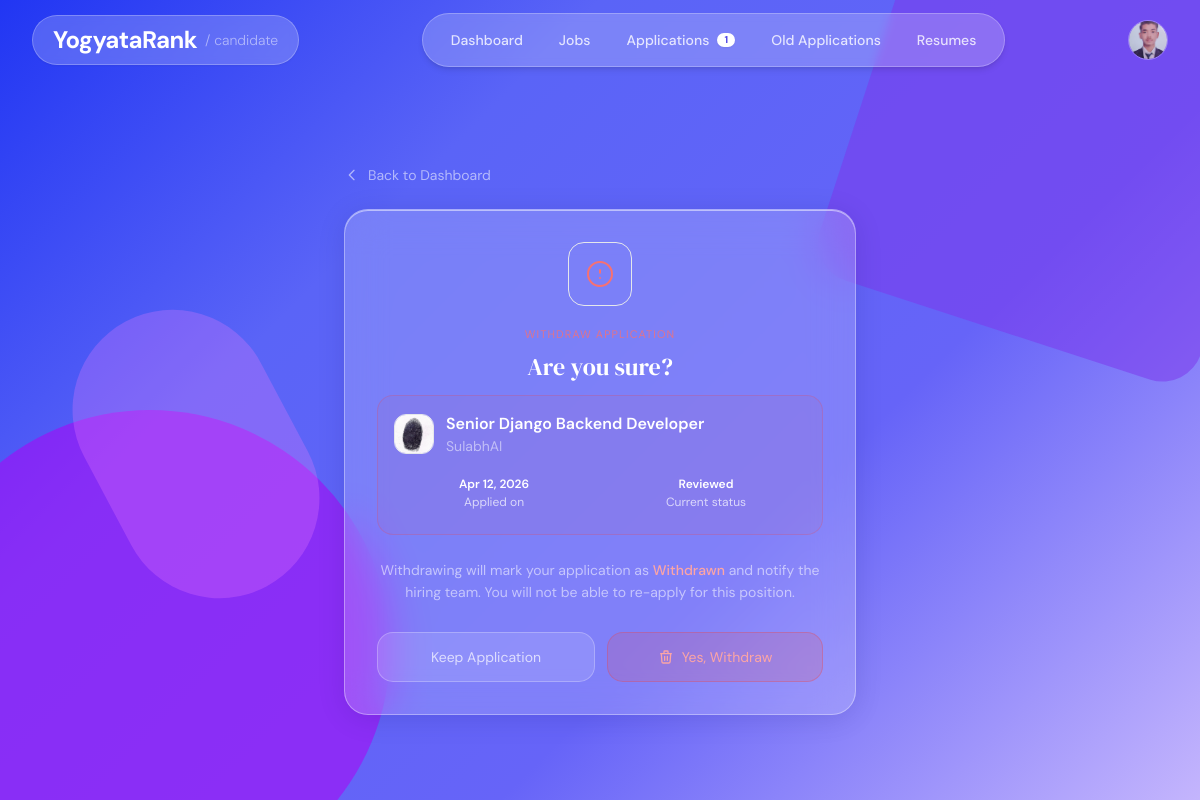
Before: /applications/withdraw/2/ (signed in) with the older database file.
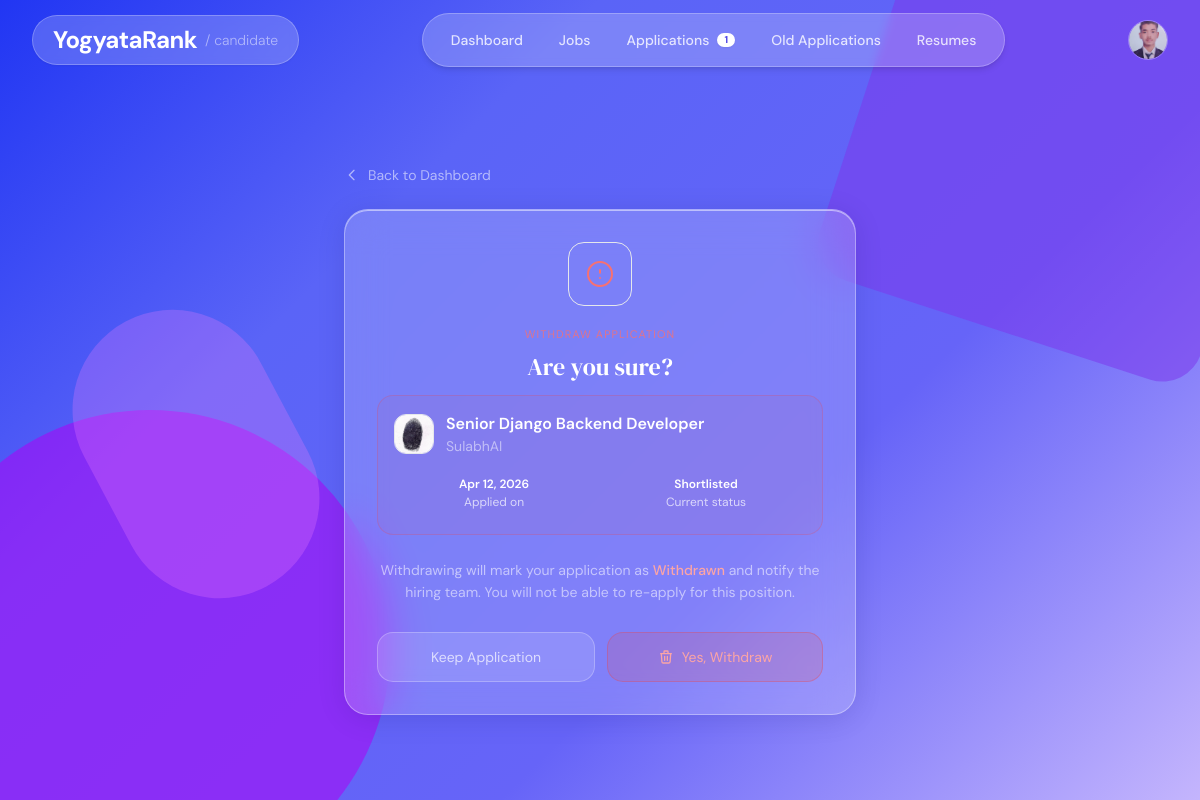
After: the same page with the newer database file.
### applications/models.py (models this page shows, shortened)
class Application(models.Model):
    class Status(models.TextChoices):
        PENDING     = "pending",     "Pending Review"
        REVIEWED    = "reviewed",    "Reviewed"
        SHORTLISTED = "shortlisted", "Shortlisted"
        REJECTED    = "rejected",    "Rejected"
        HIRED       = "hired",       "Hired"
        WITHDRAWN   = "withdrawn",   "Withdrawn"   # ← was missing, caused 3 view crashes
    candidate    = models.ForeignKey(
                     'accounts.CandidateProfile',
                     on_delete=models.CASCADE,
                     related_name="applications",
                   )
    job          = models.ForeignKey(
                     'jobs.Job',
                     on_delete=models.CASCADE,
                     related_name="applications",
                   )
    resume       = models.ForeignKey(
                     Resume,
                     on_delete=models.SET_NULL,
                     null=True,
                     related_name="applications",
                   )
    match_score   = models.FloatField(default=0)
    status        = models.CharField(
                      max_length=20,
                      choices=Status.choices,
                      default=Status.PENDING,
                    )
    company_note  = models.TextField(blank=True)
    score_notes   = models.TextField(blank=True)
    status_note   = models.TextField(blank=True, help_text="Internal note visible to company only")
    applied_at    = models.DateTimeField(auto_now_add=True)
    updated_at    = models.DateTimeField(auto_now=True)
    class Meta:
        constraints = [
            models.UniqueConstraint(fields=["candidate", "job"], name="unique_application")
        ]
        ordering = ["-match_score", "-applied_at"]

### jobs/models.py (models this page shows, shortened)
class Job(models.Model):
    class JobType(models.TextChoices):
        FULL_TIME  = "full_time",  "Full-time"
        PART_TIME  = "part_time",  "Part-time"
        CONTRACT   = "contract",   "Contract"
        INTERNSHIP = "internship", "Internship"
        REMOTE     = "remote",     "Remote"
        HYBRID     = "hybrid",     "Hybrid"
    class Status(models.TextChoices):
        OPEN   = "open",   "Open"
        CLOSED = "closed", "Closed"
        DRAFT  = "draft",  "Draft"
    class QualificationLevel(models.TextChoices):
        ANY      = "",         "Any / Not specified"
        DIPLOMA  = "diploma",  "Diploma"
        BACHELOR = "bachelor", "Bachelor's Degree"
        MASTER   = "master",   "Master's Degree"
        PHD      = "phd",      "PhD / Doctorate"
    company          = models.ForeignKey(
                         CompanyProfile,
                         on_delete=models.CASCADE,
                         related_name="jobs"
                       )
    title            = models.CharField(max_length=255)
    description      = models.TextField()
    requirements     = models.TextField(blank=True, help_text="Detailed role requirements")
    responsibilities = models.TextField(blank=True, help_text="Key responsibilities")
    experience_required    = models.IntegerField(
                               default=0,
                               help_text="Minimum years of experience required"
                             )
    qualification_required = models.CharField(
                               max_length=20,
                               choices=QualificationLevel.choices,
                               default=QualificationLevel.ANY,
                               blank=True,
                               help_text="Minimum qualification level required"
                             )
    open_positions   = models.PositiveIntegerField(
                         default=1,
                         help_text="Number of open positions for this role"
                       )
    skills           = models.ManyToManyField(Skill, blank=True)
    location         = models.CharField(max_length=255, blank=True)
    job_type         = models.CharField(
                         max_length=20,
                         choices=JobType.choices,
                         default=JobType.FULL_TIME
                       )
    salary_min       = models.PositiveIntegerField(null=True, blank=True)
    salary_max       = models.PositiveIntegerField(null=True, blank=True)
    salary_currency  = models.CharField(max_length=10, default="NPR")
    status           = models.CharField(
                         max_length=10,
                         choices=Status.choices,
                         default=Status.OPEN
                       )
    deadline         = models.DateField(null=True, blank=True)
    created_at       = models.DateTimeField(auto_now_add=True)
    updated_at       = models.DateTimeField(auto_now=True)
    results_published    = models.BooleanField(default=False)
    shortlist_email_sent = models.BooleanField(default=False)
    class Meta:
        ordering = ["-created_at"]

### accounts/models.py (models this page shows, shortened)
class CompanyProfile(models.Model):
    user         = models.OneToOneField(User, on_delete=models.CASCADE)
    phone           = models.CharField(max_length=20, blank=True)
    company_name = models.CharField(max_length=255)
    description  = models.TextField()
    website      = models.URLField(blank=True, null=True)
    location     = models.CharField(max_length=255, blank=True, null=True)
    logo         = models.ImageField(upload_to='company_logos/', blank=True, null=True)

### applications/views.py (the view, shortened to what this page needs)
# urls.py: path("withdraw/<int:application_id>/",   views.withdraw_application,     name="withdraw_application"),
@login_required
def withdraw_application(request, application_id):
    candidate = _get_candidate(request)
    if not candidate:
        return redirect("company_dashboard")
    application = get_object_or_404(Application, id=application_id, candidate=candidate)
    return render(request, "applications/withdraw_confirm.html", {"application": application})

### applications/context_processors.py (called while the page is built)
def active_applications_count(request):
    context = {}
    if not request.user.is_authenticated:
        return context
    candidate = CandidateProfile.objects.filter(user=request.user).first()
    company = CompanyProfile.objects.filter(user=request.user).first()
    context['candidate'] = candidate
    context['company'] = company
    if candidate:
        today = date.today()
        count = (
            Application.objects
            .filter(candidate=candidate)
            .exclude(status__in=[
                Application.Status.WITHDRAWN,
                Application.Status.REJECTED,
            ])
            .exclude(job__deadline__lt=today)
            .count()
        )
        context['active_app_count'] = count
    return context

### applications/views.py (called while the page is built)
def _get_candidate(request):
    return getattr(request.user, "candidateprofile", None)

### templates/applications/withdraw_confirm.html (shortened to what this page needs)
{% extends "candidate_base.html" %}
{% block main_content %}
<main class="relative z-10 min-h-screen flex items-center justify-center px-4 md:px-6 pt-[10vh]">
  <div class="w-full max-w-lg">
    <a href="{% url 'candidate_dashboard' %}"
       class="inline-flex items-center gap-2 text-white/55 hover:text-white text-sm mb-6 transition-colors group">
      <svg class="w-4 h-4 group-hover:-translate-x-0.5 transition-transform" fill="none" stroke="currentColor" viewBox="0 0 24 24">
        <path stroke-linecap="round" stroke-linejoin="round" stroke-width="2" d="M15 19l-7-7 7-7"/>
      </svg>
      Back to Dashboard
    </a>
    <div class="glass-card rounded-3xl p-8 text-center">
      <div class="w-16 h-16 rounded-2xl bg-red-500/18 border border-red-400/28 flex items-center justify-center mx-auto mb-5">
        <svg class="w-8 h-8 text-red-400" fill="none" stroke="currentColor" viewBox="0 0 24 24">
          <path stroke-linecap="round" stroke-linejoin="round" stroke-width="1.5"
                d="M12 9v2m0 4h.01M21 12a9 9 0 11-18 0 9 9 0 0118 0z"/>
        </svg>
      </div>
      <p class="text-[11px] text-red-400/80 uppercase tracking-widest mb-2">Withdraw Application</p>
      <h1 class="font-serif-display text-2xl text-white mb-3">Are you sure?</h1>
      <div class="danger-card rounded-2xl p-4 mb-6 text-left">
        <div class="flex items-center gap-3 mb-3">
          <div class="w-10 h-10 rounded-xl bg-white/12 border border-white/22 overflow-hidden flex items-center justify-center shrink-0">
            {% if application.job.company.logo %}
              <img src="{{ application.job.company.logo.url }}"
                   alt="{{ application.job.company.company_name }}" class="w-full h-full object-cover"/>
            {% else %}
              <img src="https://api.dicebear.com/7.x/initials/svg?seed={{ application.job.company.company_name|urlencode }}&backgroundColor=dbeafe&textColor=2563eb"
                   alt="{{ application.job.company.company_name }}" class="w-full h-full object-cover"/>
            {% endif %}
          </div>
          <div class="min-w-0">
            <p class="text-white font-semibold truncate">{{ application.job.title }}</p>
            <p class="text-white/50 text-sm">{{ application.job.company.company_name }}</p>
          </div>
        </div>
        <div class="grid grid-cols-2 gap-3 text-center text-xs">
          <div class="bg-white/8 rounded-xl py-2">
            <p class="text-white font-semibold">{{ application.applied_at|date:"M j, Y" }}</p>
            <p class="text-white/70 mt-0.5">Applied on</p>
          </div>
          <div class="bg-white/8 rounded-xl py-2">
            <p class="text-white font-semibold">{{ application.get_status_display }}</p>
            <p class="text-white/70 mt-0.5">Current status</p>
          </div>
        </div>
      </div>
      <p class="text-white/55 text-sm leading-relaxed mb-7">
        Withdrawing will mark your application as <span class="text-red-300 font-medium">Withdrawn</span>
        and notify the hiring team. You will not be able to re-apply for this position.
      </p>
      <div class="flex gap-3">
        <a href="javascript:history.back()"
           class="btn-ghost flex-1 py-3.5 rounded-2xl text-sm text-center">
          Keep Application
        </a>
        <form method="post" action="{% url 'withdraw_application' application.id %}" class="flex-1">
          <button type="submit"
                  class="btn-danger w-full py-3.5 rounded-2xl text-sm flex items-center justify-center gap-2">
            <svg class="w-4 h-4" fill="none" stroke="currentColor" viewBox="0 0 24 24">
              <path stroke-linecap="round" stroke-linejoin="round" stroke-width="2"
                    d="M19 7l-.867 12.142A2 2 0 0116.138 21H7.862a2 2 0 01-1.995-1.858L5 7m5 4v6m4-6v6m1-10V4a1 1 0 00-1-1h-4a1 1 0 00-1 1v3M4 7h16"/>
            </svg>
            Yes, Withdraw
          </button>
        </form>
      </div>
    </div>
  </div>
</main>
{% endblock %}

Changed rows visible on the page:
changed Application "Senior Django Backend Developer": status "Reviewed" → "Shortlisted"
